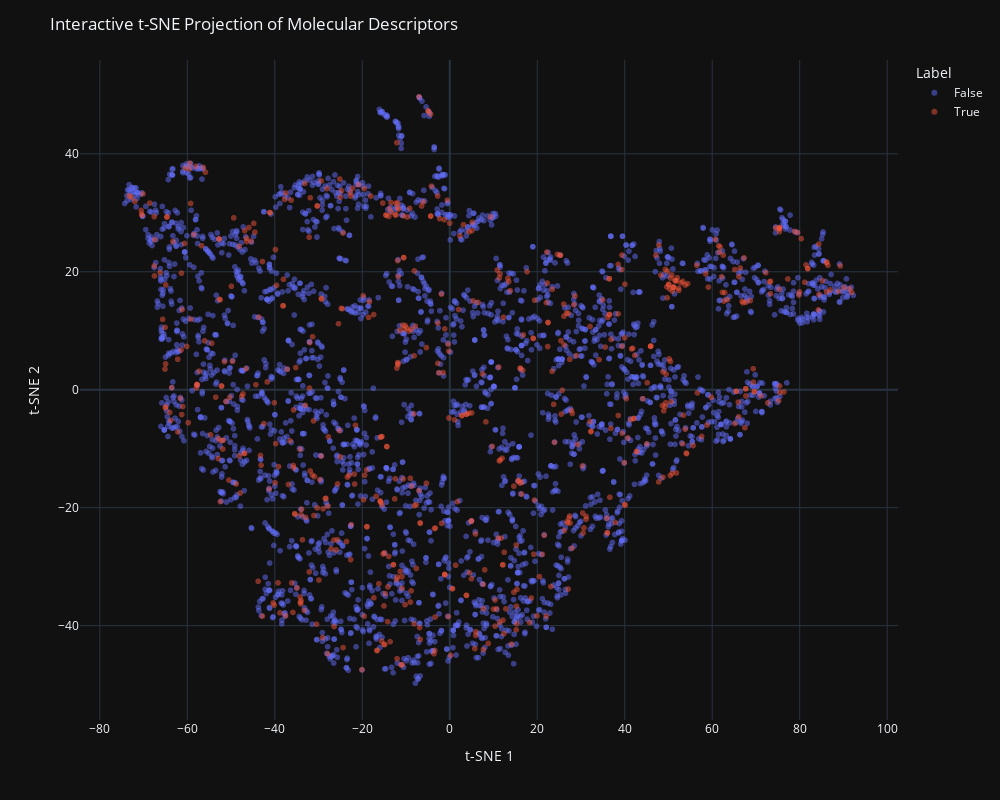

The cell this chart's notebook holds for it:
### Code cell
_classification_total =  len(df_b3db_kc_shuffled)
_regression_total = sum(b3db_kc_shuffled_idx_regression)
def analyse_test_scaffolds(test_scaffolds, name, visualise=False):
    _idx_test = list(df_b3db_kc_shuffled.murcko_scaffold_grouped.apply(lambda x: x in test_scaffolds))
    _idx_train = list(not i for i in _idx_test)
    _idx_test_reg = list(df_b3db_kc_shuffled.apply(axis=1, func=lambda x: x.murcko_scaffold_grouped in test_scaffolds and (pd.notna(x.logBB_group) and x.logBB_group != "D")))
    _n_classification = sum(_idx_test)
    _positives_ratio = round((sum(df_b3db_kc_shuffled[_idx_test]["BBB+/BBB-"] == "BBB+") / sum(_idx_test)) / ( sum(df_b3db_kc_shuffled[_idx_train]["BBB+/BBB-"] == "BBB+") / sum(_idx_train)), 3)
    _n_regression = sum(_idx_test_reg)
    _pc_classification = _n_classification / _classification_total
    _pc_regression = _n_regression / _regression_total
    _ks_logBB_stat, _ks_logBB_pval = ks_2samp(df_b3db_kc_shuffled[_idx_test].logBB, df_b3db_kc_shuffled[_idx_train].logBB)
    _ks_logBB_stat = round(_ks_logBB_stat, 3)
    _ks_logBB_pval = round(_ks_logBB_pval, 3)
    
    if visualise:
        print(f"Test set grouped Murcko scaffold using {name} :")
        print(f" - classification {_n_classification} / {_classification_total} ({_n_classification / _classification_total:.02%})")
        print(f"     positives ratio (vs training):", _positives_ratio)
        print(f" - regression     {_n_regression} / {_regression_total} ({_n_regression / _regression_total:.02%})")
        print(f"     logBB KS stat (vs training): {_ks_logBB_stat} pval: {_ks_logBB_pval}")
         
        _df = df_b3db_kc_shuffled[["logBB", "murcko_scaffold_grouped"]].copy()
        _df["Set"] = _df.murcko_scaffold_grouped.apply(lambda x: "Test" if x in test_scaffolds else "Training")
        sns.ecdfplot(data=_df, x='logBB', hue="Set", stat='proportion')
    
    tsne = TSNE(n_components=2, random_state=42)
    tsne_results = tsne.fit_transform(df_desc_for_split.drop(columns=["murcko_scaffold_grouped"]))
    
        
    _train = tsne_results[~df_b3db_kc_shuffled.murcko_scaffold_grouped.apply(lambda x: x in test_scaffolds)]
    _test = tsne_results[df_b3db_kc_shuffled.murcko_scaffold_grouped.apply(lambda x: x in test_scaffolds)]
    wass_dist_dim1 = round(wasserstein_distance(_train[:, 0], _test[:, 0]), 3)
    wass_dist_dim2 = round(wasserstein_distance(_train[:, 1], _test[:, 1]), 3)
    if visualise:
        print(f"Wasserstein Distance (t-SNE Dim 1): {wass_dist_dim1}")
        print(f"Wasserstein Distance (t-SNE Dim 2): {wass_dist_dim2}")
        
        _df = pd.DataFrame({
            't-SNE 1': tsne_results[:, 0],
            't-SNE 2': tsne_results[:, 1],
            'Label': df_b3db_kc_shuffled.murcko_scaffold_grouped.apply(lambda x: x in test_scaffolds),
            'SMILES': list(df_b3db_kc.smiles),
            'names': list(df_b3db_kc.names),
        })
        
        fig = px.scatter(
            _df, x='t-SNE 1', y='t-SNE 2', color='Label', hover_data=['names'], 
            size_max=2, opacity=0.5
        )
        fig.update_layout(
            title='Interactive t-SNE Projection of Molecular Descriptors',
            xaxis_title='t-SNE 1',
            yaxis_title='t-SNE 2',
            width=1000,  # Adjust the figure width
            height=800,  # Adjust the figure height
            template="plotly_dark"  # Use dark theme
        )
        fig.show()
    return {
        "name": name,
        "n_classification": _n_classification,
        "positives_ratio": _positives_ratio,
        "n_regression": _n_regression,
        "ks_logBB_stat": _ks_logBB_stat,
        "ks_logBB_pval": _ks_logBB_pval,
        "wasserstein_distance_tsne_dim_1": wass_dist_dim1,
        "wasserstein_distance_tsne_dim_2": wass_dist_dim2
    }

# Random strategy     
#analyse_test_scaffolds(list(df_desc_for_split.murcko_scaffold_grouped.sample(230)), "randomisation", visualise=True)

# Molecule properties for twinning - extend to scaffold
#_by_mol = list(df_desc_for_split.iloc[twinning.twin(df_desc_for_split.drop(columns=["murcko_scaffold_grouped"]).to_numpy(), r=14, u1=5)].murcko_scaffold_grouped)
#analyse_test_scaffolds(_by_mol, "by molecule properties", visualise=True)

# Median
# g_scaffold_desc_for_split_median = df_desc_for_split.groupby("murcko_scaffold_grouped").median()
# test_scaffolds_twinning_scaffold_median = set(g_scaffold_desc_for_split_median.index[twinning.twin(g_scaffold_desc_for_split_median.to_numpy(), r=5, u1=48)])
#analyse_test_scaffolds(test_scaffolds_twinning_scaffold_median, name="scaffold medians", visualise=True)

g_scaffold_desc_for_split_mean = df_desc_for_split.groupby("murcko_scaffold_grouped").mean()
# u1 was set empirically based on the proportion of the molecule records in the regression and classification sets, positive cases ration between training and testing, Wasserstein (Earth mover) distance across TSNE dim 1 and dim 2 and Kolmogorov–Smirnov test for logBB distribution.
test_scaffolds_twinning_scaffold_mean = set(g_scaffold_desc_for_split_mean.index[twinning.twin(g_scaffold_desc_for_split_mean.to_numpy(), r=5, u1=2)])  # alternative is u1=36 ui=43 u1=23, u1=4
analyse_test_scaffolds(test_scaffolds_twinning_scaffold_mean, name="scaffold means", visualise=True)

### Figure 1 — Plotly figure (JSON) as saved in the notebook; plotly's stock layout.template omitted (floating-point values rounded to 4 significant figures; data arrays with more than 128 entries replaced by an {"elided": "..."} marker saying what was removed)
{"data": [{"customdata": {"elided": "2677x1 str values"}, "hovertemplate": "Label=False<br>t-SNE 1=%{x}<br>t-SNE 2=%{y}<br>names=%{customdata[0]}<extra></extra>", "legendgroup": "False", "marker": {"color": "#636efa", "opacity": 0.5, "symbol": "circle"}, "mode": "markers", "name": "False", "showlegend": true, "x": {"elided": "2677 float values"}, "xaxis": "x", "y": {"elided": "2677 float values"}, "yaxis": "y", "type": "scattergl"}, {"customdata": {"elided": "645x1 str values"}, "hovertemplate": "Label=True<br>t-SNE 1=%{x}<br>t-SNE 2=%{y}<br>names=%{customdata[0]}<extra></extra>", "legendgroup": "True", "marker": {"color": "#EF553B", "opacity": 0.5, "symbol": "circle"}, "mode": "markers", "name": "True", "showlegend": true, "x": {"elided": "645 float values"}, "xaxis": "x", "y": {"elided": "645 float values"}, "yaxis": "y", "type": "scattergl"}], "layout": {"xaxis": {"anchor": "y", "domain": [0.0, 1.0], "title": {"text": "t-SNE 1"}}, "yaxis": {"anchor": "x", "domain": [0.0, 1.0], "title": {"text": "t-SNE 2"}}, "legend": {"title": {"text": "Label"}, "tracegroupgap": 0}, "margin": {"t": 60}, "title": {"text": "Interactive t-SNE Projection of Molecular Descriptors"}, "width": 1000, "height": 800}}
